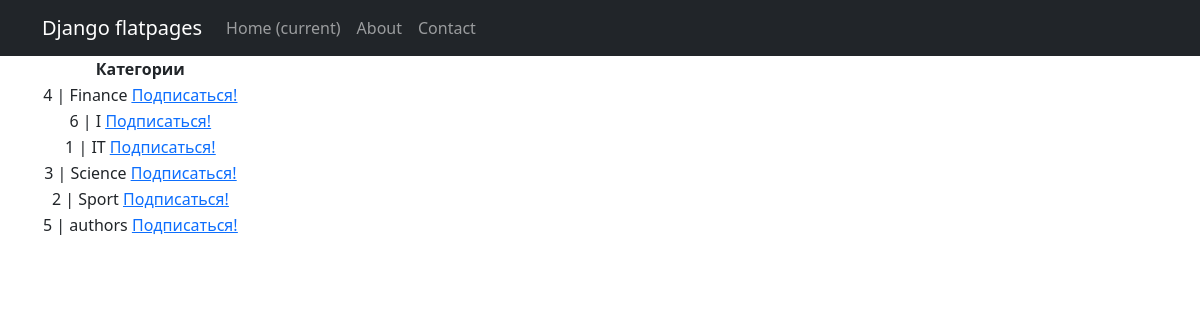
The page /news/category/ on the database its author committed.
### news/models.py (models this page shows, shortened)
class Category(models.Model):
    name = models.CharField(max_length=64, unique=True)
    subscribers = models.ManyToManyField(User, )

### news/views.py (the view)
# urls.py: path('category/', CategoryList.as_view(), name='appointment_post'),
class CategoryList(ListView):
    model = Category
    template_name = 'appointment_post.html'
    context_object_name = 'category'
    ordering = 'name'
    paginate_by = 10

### templates/appointment_post.html (shortened to what this page needs)
{% extends 'flatpages/default.html' %}
{% block content %}
<table>
    <thead>
        <th>
            Категории
        </th>
    </thead>
    {% for cat in category %}
    <tr>
       <td>
           {{ cat.id }}  | {{ cat.name }}
            <a href="{% url 'subscribe' cat.id %}"><u>Подписаться!</u></a>
        </td>
    </tr>
    {% endfor %}
</table>
{% endblock content %}

### templates/flatpages/default.html (shortened to what this page needs)
<!DOCTYPE html>
<html lang="en">
    <head>
        {% load static %}
        <link href="{% static 'css/styles.css' %}" rel="stylesheet" />
    </head>
    <body>
        <nav class="navbar navbar-expand-lg navbar-dark bg-dark static-top">
            <div class="container">
                <a class="navbar-brand" href="#">Django flatpages</a>
                <div class="collapse navbar-collapse" id="navbarResponsive">
                    <ul class="navbar-nav ml-auto">
                        <li class="nav-item active">
                            <a class="nav-link" href="#">Home
                                <span class="sr-only">(current)</span>
                            </a>
                        </li>
                        <li class="nav-item">
                            <a class="nav-link" href="/about/">About</a>
                        </li>
                        <li class="nav-item">
                            <a class="nav-link" href="/contacts/">Contact</a>
                        </li>
                    </ul>
                </div>
            </div>
        </nav>
        <div class="container">
            <div class="row">
                <div class="col-lg-12 text-center">
                    {% block content %}{% endblock content %}
                </div>
            </div>
        </div>
    </body>
</html>

### rows shown on the page
Category: id "4", name "Finance"
Category: id "6", name "I"
Category: id "1", name "IT"
Category: id "3", name "Science"
Category: id "2", name "Sport"
Category: id "5", name "authors"
